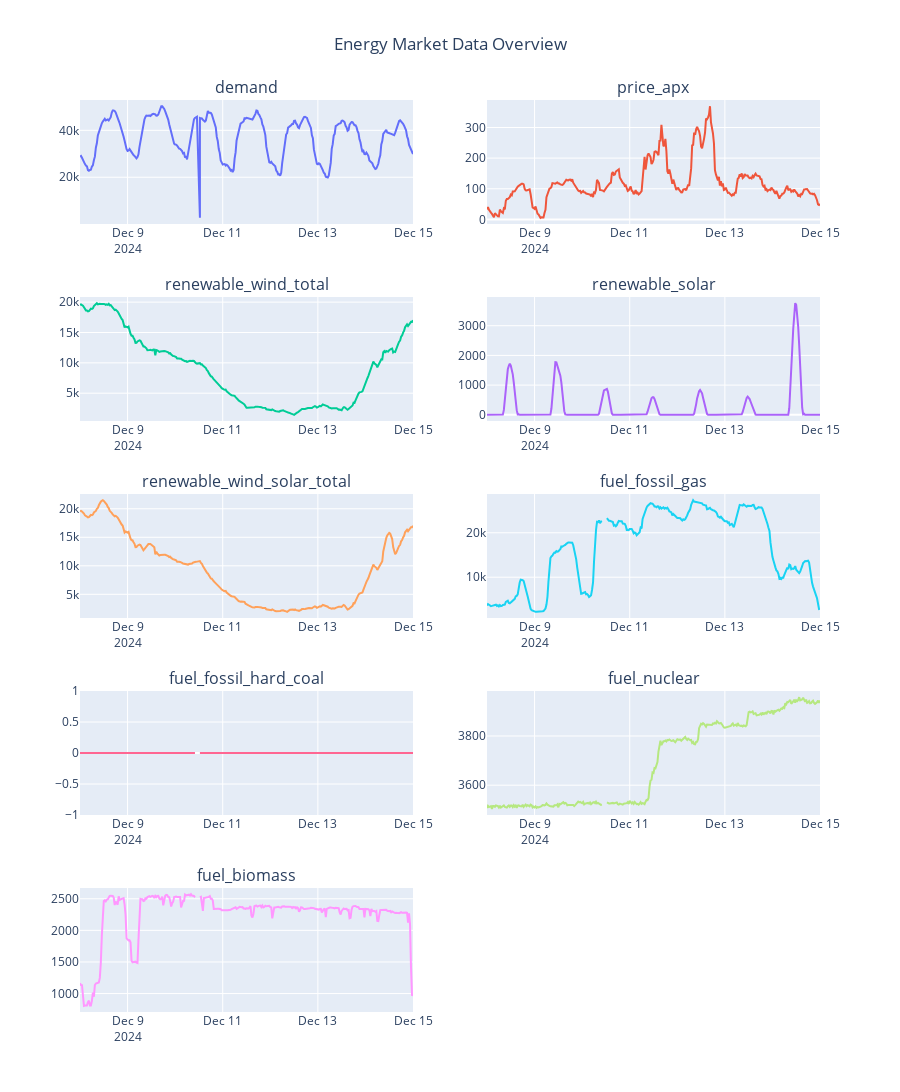

Here is the notebook cell this chart was saved with:
### Code cell
# Basic Data Visualization
if not combined_df.empty:
    print("\nCREATING BASIC VISUALIZATIONS")
    print("=" * 35)
    
    # Create subplots
    n_cols = len(combined_df.columns)
    n_rows = (n_cols + 1) // 2
    
    fig = make_subplots(
        rows=n_rows, cols=2,
        subplot_titles=combined_df.columns.tolist(),
        vertical_spacing=0.08
    )
    
    for i, col in enumerate(combined_df.columns):
        row = (i // 2) + 1
        col_pos = (i % 2) + 1
        
        # Skip if all values are NaN
        if combined_df[col].notna().sum() > 0:
            fig.add_trace(
                go.Scatter(
                    x=combined_df.index,
                    y=combined_df[col],
                    mode='lines',
                    name=col,
                    showlegend=False
                ),
                row=row, col=col_pos
            )
    
    fig.update_layout(
        height=300 * n_rows,
        title_text="Energy Market Data Overview",
        title_x=0.5
    )
    
    fig.show()
    
    # Summary statistics
    print("\nSUMMARY STATISTICS:")
    print(combined_df.describe())
    
else:
    print("\nNo data available for visualization!")

print("\nPhase 1 (Data Collection & Preprocessing) completed!")

### Figure 1 — Plotly figure (JSON) as saved in the notebook; plotly's stock layout.template omitted (floating-point values rounded to 4 significant figures; data arrays with more than 128 entries replaced by an {"elided": "..."} marker saying what was removed)
{"data": [{"mode": "lines", "name": "demand", "showlegend": false, "type": "scatter", "x": {"elided": "337 str values"}, "xaxis": "x", "y": {"elided": "337 float values"}, "yaxis": "y"}, {"mode": "lines", "name": "price_apx", "showlegend": false, "type": "scatter", "x": {"elided": "337 str values"}, "xaxis": "x2", "y": {"elided": "337 float values"}, "yaxis": "y2"}, {"mode": "lines", "name": "renewable_wind_total", "showlegend": false, "type": "scatter", "x": {"elided": "337 str values"}, "xaxis": "x3", "y": {"elided": "337 float values"}, "yaxis": "y3"}, {"mode": "lines", "name": "renewable_solar", "showlegend": false, "type": "scatter", "x": {"elided": "337 str values"}, "xaxis": "x4", "y": {"elided": "337 float values"}, "yaxis": "y4"}, {"mode": "lines", "name": "renewable_wind_solar_total", "showlegend": false, "type": "scatter", "x": {"elided": "337 str values"}, "xaxis": "x5", "y": {"elided": "337 float values"}, "yaxis": "y5"}, {"mode": "lines", "name": "fuel_fossil_gas", "showlegend": false, "type": "scatter", "x": {"elided": "337 str values"}, "xaxis": "x6", "y": {"elided": "337 float values"}, "yaxis": "y6"}, {"mode": "lines", "name": "fuel_fossil_hard_coal", "showlegend": false, "type": "scatter", "x": {"elided": "337 str values"}, "xaxis": "x7", "y": {"elided": "337 float values"}, "yaxis": "y7"}, {"mode": "lines", "name": "fuel_nuclear", "showlegend": false, "type": "scatter", "x": {"elided": "337 str values"}, "xaxis": "x8", "y": {"elided": "337 float values"}, "yaxis": "y8"}, {"mode": "lines", "name": "fuel_biomass", "showlegend": false, "type": "scatter", "x": {"elided": "337 str values"}, "xaxis": "x9", "y": {"elided": "337 float values"}, "yaxis": "y9"}], "layout": {"annotations": [{"font": {"size": 16}, "showarrow": false, "text": "demand", "x": 0.225, "xanchor": "center", "xref": "paper", "y": 1.0, "yanchor": "bottom", "yref": "paper"}, {"font": {"size": 16}, "showarrow": false, "text": "price_apx", "x": 0.775, "xanchor": "center", "xref": "paper", "y": 1.0, "yanchor": "bottom", "yref": "paper"}, {"font": {"size": 16}, "showarrow": false, "text": "renewable_wind_total", "x": 0.225, "xanchor": "center", "xref": "paper", "y": 0.784, "yanchor": "bottom", "yref": "paper"}, {"font": {"size": 16}, "showarrow": false, "text": "renewable_solar", "x": 0.775, "xanchor": "center", "xref": "paper", "y": 0.784, "yanchor": "bottom", "yref": "paper"}, {"font": {"size": 16}, "showarrow": false, "text": "renewable_wind_solar_total", "x": 0.225, "xanchor": "center", "xref": "paper", "y": 0.568, "yanchor": "bottom", "yref": "paper"}, {"font": {"size": 16}, "showarrow": false, "text": "fuel_fossil_gas", "x": 0.775, "xanchor": "center", "xref": "paper", "y": 0.568, "yanchor": "bottom", "yref": "paper"}, {"font": {"size": 16}, "showarrow": false, "text": "fuel_fossil_hard_coal", "x": 0.225, "xanchor": "center", "xref": "paper", "y": 0.352, "yanchor": "bottom", "yref": "paper"}, {"font": {"size": 16}, "showarrow": false, "text": "fuel_nuclear", "x": 0.775, "xanchor": "center", "xref": "paper", "y": 0.352, "yanchor": "bottom", "yref": "paper"}, {"font": {"size": 16}, "showarrow": false, "text": "fuel_biomass", "x": 0.225, "xanchor": "center", "xref": "paper", "y": 0.136, "yanchor": "bottom", "yref": "paper"}], "height": 1500, "title": {"text": "Energy Market Data Overview", "x": 0.5}, "xaxis": {"anchor": "y", "domain": [0, 0.45]}, "xaxis10": {"anchor": "y10", "domain": [0.55, 1]}, "xaxis2": {"anchor": "y2", "domain": [0.55, 1]}, "xaxis3": {"anchor": "y3", "domain": [0, 0.45]}, "xaxis4": {"anchor": "y4", "domain": [0.55, 1]}, "xaxis5": {"anchor": "y5", "domain": [0, 0.45]}, "xaxis6": {"anchor": "y6", "domain": [0.55, 1]}, "xaxis7": {"anchor": "y7", "domain": [0, 0.45]}, "xaxis8": {"anchor": "y8", "domain": [0.55, 1]}, "xaxis9": {"anchor": "y9", "domain": [0, 0.45]}, "yaxis": {"anchor": "x", "domain": [0.864, 1.0]}, "yaxis10": {"anchor": "x10", "domain": [0, 0.136]}, "yaxis2": {"anchor": "x2", "domain": [0.864, 1.0]}, "yaxis3": {"anchor": "x3", "domain": [0.648, 0.784]}, "yaxis4": {"anchor": "x4", "domain": [0.648, 0.784]}, "yaxis5": {"anchor": "x5", "domain": [0.432, 0.568]}, "yaxis6": {"anchor": "x6", "domain": [0.432, 0.568]}, "yaxis7": {"anchor": "x7", "domain": [0.216, 0.352]}, "yaxis8": {"anchor": "x8", "domain": [0.216, 0.352]}, "yaxis9": {"anchor": "x9", "domain": [0, 0.136]}}}
